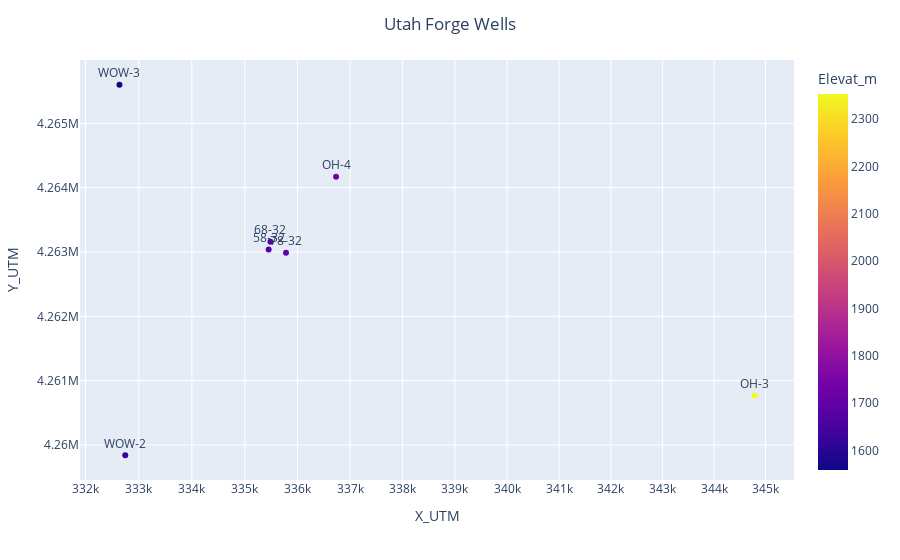

Here is the notebook cell this chart was saved with:
### Code cell
fig = px.scatter(df_wells, x='X_UTM', y='Y_UTM', text='Well_Name', log_x=True, size_max=100, color='Elevat_m')
fig.update_traces(textposition='top center')
fig.update_layout(title_text='Utah Forge Wells', title_x=0.5)
fig.show()

### Figure 1 — Plotly figure (JSON) as saved in the notebook; plotly's stock layout.template omitted (floating-point values rounded to 4 significant figures)
{"data": [{"hovertemplate": "X_UTM=%{x}<br>Y_UTM=%{y}<br>Well_Name=%{text}<br>Elevat_m=%{marker.color}<extra></extra>", "legendgroup": "", "marker": {"color": [1684.0, 1701.0, 1685, 1625, 1559, 1738, 2353], "coloraxis": "coloraxis", "symbol": "circle"}, "mode": "markers+text", "name": "", "orientation": "v", "showlegend": false, "text": ["68-32", "78-32", "58-32", "WOW-2", "WOW-3", "OH-4", "OH-3"], "textposition": "top center", "type": "scatter", "x": [335486, 335781, 335452, 332746, 332637, 336732, 344786], "xaxis": "x", "y": [4263160, 4262990, 4263040, 4259840, 4265600, 4264170, 4260770], "yaxis": "y"}], "layout": {"coloraxis": {"colorbar": {"title": {"text": "Elevat_m"}}, "colorscale": [[0, "#0d0887"], [0.1111, "#46039f"], [0.2222, "#7201a8"], [0.3333, "#9c179e"], [0.4444, "#bd3786"], [0.5556, "#d8576b"], [0.6667, "#ed7953"], [0.7778, "#fb9f3a"], [0.8889, "#fdca26"], [1, "#f0f921"]]}, "legend": {"tracegroupgap": 0}, "margin": {"t": 60}, "title": {"text": "Utah Forge Wells", "x": 0.5}, "xaxis": {"anchor": "y", "domain": [0, 1], "title": {"text": "X_UTM"}, "type": "log"}, "yaxis": {"anchor": "x", "domain": [0, 1], "title": {"text": "Y_UTM"}}}}
